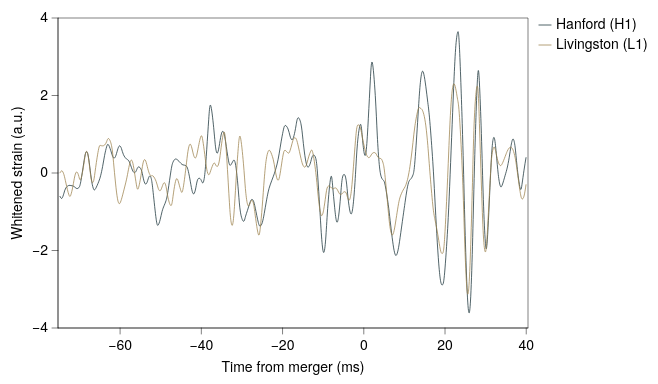

Specify this chart in Vega-Lite:
### Vega-Lite specification from a JSON file in a GitHub repository (floating-point values rounded to 4 significant figures; data arrays with more than 128 entries replaced by an {"elided": "..."} marker saying what was removed)
{"background": null, "config": {"arc": {"fill": "#DBDBDB", "fillOpacity": 1.0, "innerRadius": 38.75, "padAngle": 0.03, "stroke": "black", "strokeOpacity": 1, "strokeWidth": 0.25}, "area": {"fill": "#DBDBDB", "fillOpacity": 1.0, "stroke": "black", "strokeOpacity": 1, "strokeWidth": 0.25}, "axis": {"domain": true, "domainCap": "round", "domainColor": "black", "domainWidth": 0.25, "grid": false, "gridCap": "round", "gridColor": "#F1F1F1", "gridDash": [0, 0], "gridOpacity": 1.0, "gridWidth": 0.25, "labelColor": "black", "labelFont": "Helvetica Neue, HelveticaNeue, Helvetica, Arial, sans-serif", "labelFontSize": 7, "labelFontStyle": "normal", "labelFontWeight": 400, "offset": 0, "ticks": true, "tickCap": "round", "tickColor": "black", "tickRound": false, "tickSize": 3, "tickWidth": 0.25, "titleColor": "black", "titleFont": "Helvetica Neue, HelveticaNeue, Helvetica, Arial, sans-serif", "titleFontSize": 7, "titleFontStyle": "normal", "titleFontWeight": 400}, "axisX": {"domain": true, "labelAlign": "center", "labelAngle": 0, "labels": true, "ticks": true, "translate": 0}, "axisY": {"domain": true, "labelAlign": "right", "labelAngle": 0, "labels": true, "ticks": true, "translate": 0}, "axisRight": {"domain": true, "labelAlign": "left", "labelAngle": 0, "labels": true, "ticks": true, "translate": 0}, "axisTop": {"domain": true, "labelAlign": "center", "labelAngle": 0, "labels": true, "ticks": true, "translate": 0}, "axisBand": {"tickOffset": 0}, "bar": {"fill": "#DBDBDB", "fillOpacity": 1.0, "stroke": "black", "strokeOpacity": 1, "strokeWidth": 0.25}, "boxplot": {"size": 13.95, "ticks": {"cornerRadius": 0.25, "fill": "black", "opacity": 1, "size": 6.975, "thickness": 0.25}, "box": {"fillOpacity": 1.0, "stroke": "black", "strokeOpacity": 1, "strokeWidth": 0.25}, "median": {"cornerRadius": 0, "fill": "black", "fillOpacity": 1.0, "opacity": 1, "size": 13.95, "thickness": 0.25}, "rule": {"fill": "black", "fillOpacity": 1.0, "size": 15.5, "stroke": "black", "strokeDash": [0, 0], "strokeOpacity": 1, "strokeWidth": 0.25}, "outliers": {"color": "black", "fill": "black", "fillOpacity": 1.0, "size": 0, "stroke": "black", "strokeOpacity": 1, "strokeWidth": 0.25}}, "circle": {"fill": "black", "fillOpacity": 1.0, "size": 1.938, "stroke": null, "strokeOpacity": 1, "strokeWidth": 0.25}, "errorband": {"band": {"fillOpacity": 0.6, "stroke": null, "strokeWidth": 0.25, "strokeOpacity": 1}, "borders": {"opacity": 0, "strokeOpacity": 0.25, "strokeWidth": 1}}, "errorbar": {"opacity": 1, "rule": {"strokeDash": [0, 0], "strokeWidth": 0.25}, "ticks": {"color": "black", "cornerRadius": 0.125, "opacity": 1, "size": 9.3, "thickness": 0.25}, "thickness": 0.25}, "font": "Helvetica Neue, HelveticaNeue, Helvetica, Arial, sans-serif", "geoshape": {"fill": "#DBDBDB", "fillOpacity": 1.0, "stroke": "black", "strokeOpacity": 1, "strokeWidth": 0.25}, "header": {"labelColor": "black", "labelFont": "Helvetica Neue, HelveticaNeue, Helvetica, Arial, sans-serif", "labelFontSize": 7, "labelFontStyle": "normal", "labelFontWeight": 400, "titleColor": "black", "titleFont": "Helvetica Neue, HelveticaNeue, Helvetica, Arial, sans-serif", "titleFontSize": 7, "titleFontStyle": "normal", "titleFontWeight": 400, "titlePadding": 0}, "legend": {"disable": false, "offset": 4.5, "titlePadding": 4, "labelOffset": 2, "gradientLabelOffset": 2, "gradientLength": 77.5, "gradientThickness": 7.75, "gradientOpacity": 1.0, "gradientStrokeColor": "black", "gradientStrokeWidth": 0.25, "labelColor": "black", "labelFont": "Helvetica Neue, HelveticaNeue, Helvetica, Arial, sans-serif", "labelFontSize": 7, "labelFontStyle": "normal", "labelFontWeight": 400, "strokeColor": "black", "strokeWidth": 0, "symbolSize": 42, "symbolStrokeColor": "black", "symbolStrokeWidth": 0.25, "titleColor": "black", "titleFont": "Helvetica Neue, HelveticaNeue, Helvetica, Arial, sans-serif", "titleFontSize": 7, "titleFontStyle": "normal", "titleFontWeight": 400}, "line": {"color": "black", "stroke": "black", "strokeCap": "round", "strokeDash": [0, 0], "strokeOpacity": 1, "strokeWidth": 0.375}, "point": {"filled": true, "fill": "#DBDBDB", "fillOpacity": 1.0, "size": 7.75, "stroke": "black", "strokeOpacity": 1, "strokeWidth": 0.25}, "range": {"category": ["#5CA7B1", "#CDDEF3", "#B7B3E4", "#B3DAB5", "#F5E1B3", "#3D727B", "#8AA8D2", "#867DAC", "#80A988", "#CBB17A", "#204148", "#59719A", "#584C77", "#507B5F", "#9D824D"], "diverging": {"scheme": ["#C35082", "#CE6D94", "#D989A7", "#E2A4BA", "#EABFCE", "#F1DBE2", "#F6F6F6", "#D7E0EB", "#B9CBE0", "#9BB6D5", "#7DA1C9", "#5F8CBD", "#4177B1"]}, "heatmap": {"scheme": ["#32022B", "#43044D", "#4C196E", "#4D338C", "#484DA6", "#3A68BB", "#1D83CA", "#1D9CCB", "#23B5C9", "#28CDC5", "#4DE0B4", "#91EE9F"]}, "ordinal": {"scheme": ["#F1F1F1", "#DBDBDB", "#C6C6C6", "#B2B2B2", "#9D9D9D", "#898989", "#767676", "#636363", "#515151", "#404040", "#2F2F2F", "#1F1F1F"]}, "ramp": {"scheme": ["#32022B", "#43044D", "#4C196E", "#4D338C", "#484DA6", "#3A68BB", "#1D83CA", "#1D9CCB", "#23B5C9", "#28CDC5", "#4DE0B4", "#91EE9F"]}}, "rule": {"color": "black", "stroke": "black", "strokeCap": "round", "strokeDash": [2, 2], "strokeOpacity": 1, "strokeWidth": 0.25}, "scale": {"bandPaddingInner": 0.1, "bandPaddingOuter": 0.1, "continuousPadding": 1, "round": false}, "rect": {"fill": "#DBDBDB", "fillOpacity": 1.0, "stroke": "black", "strokeOpacity": 1, "strokeWidth": 0.25}, "square": {"fill": "#DBDBDB", "fillOpacity": 1.0, "size": 15.5, "stroke": "black", "strokeOpacity": 1, "strokeWidth": 0.25}, "text": {"color": "black", "font": "Helvetica Neue, HelveticaNeue, Helvetica, Arial, sans-serif", "fontSize": 7, "fontStyle": "normal", "fontWeight": 400}, "tick": {"color": "black", "cornerRadius": 0.125, "opacity": 1.0, "size": 13.95, "thickness": 0.25}, "title": {"anchor": "middle", "frame": "group", "color": "black", "font": "Helvetica Neue, HelveticaNeue, Helvetica, Arial, sans-serif", "fontSize": 7, "fontStyle": "normal", "fontWeight": 400, "subtitleColor": "black", "subtitleFont": "Helvetica Neue, HelveticaNeue, Helvetica, Arial, sans-serif", "subtitleFontSize": "Helvetica Neue, HelveticaNeue, Helvetica, Arial, sans-serif", "subtitleFontStyle": "normal", "subtitleFontWeight": 400}, "trail": {"color": "black", "opacity": 1, "size": 0.375}, "view": {"continuousWidth": 235, "continuousHeight": 155, "discreteWidth": 235, "discreteHeight": 155, "fill": null, "stroke": "black", "strokeWidth": 0.25}}, "data": {"name": "data-59e004421c9bed9b8a89789085d7d6d0"}, "mark": {"type": "line", "interpolate": "natural"}, "encoding": {"color": {"field": "detector", "scale": {"domain": ["Hanford (H1)", "Livingston (L1)"], "range": ["#173137", "#9D824D"]}, "sort": ["Hanford (H1)", "Livingston (L1)"], "title": null, "type": "nominal"}, "x": {"field": "t", "scale": {"domain": [-74.8, 39.94], "nice": false}, "title": "Time from merger (ms)", "type": "quantitative"}, "y": {"field": "strain", "title": "Whitened strain (a.u.)", "type": "quantitative"}}, "$schema": "https://vega.github.io/schema/vega-lite/v6.4.1.json", "datasets": {"data-59e004421c9bed9b8a89789085d7d6d0": {"elided": "440 records"}}}
